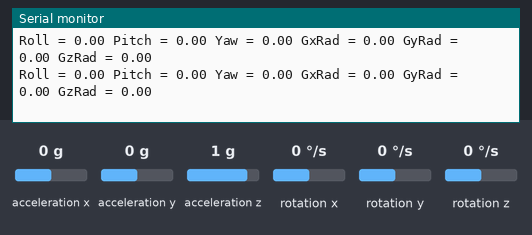
Recording of a sketch running on a simulated Arduino Uno, built with avr-gcc and run on an emulated ATmega328P. Parts: the last lines printed to the serial monitor. Wiring (inferred from the names in the program): MPU-6050 motion sensor at I2C address 0x68. The test bench sets the inputs (shaded band); at power-on: rotation x 0 °/s, rotation y 0 °/s, rotation z 0 °/s, acceleration x 0 g, acceleration z 1 g, acceleration y 0 g.

Above: at 2.2 s.
2.3 s: rotation x set to -192 °/s
At 2.9 s:
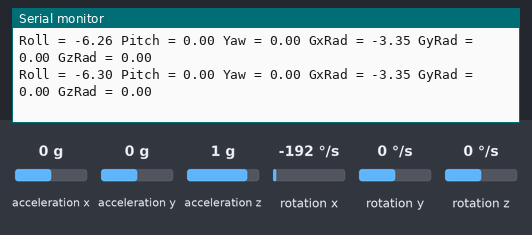
5.3 s: rotation y set to -192 °/s
At 6.2 s:
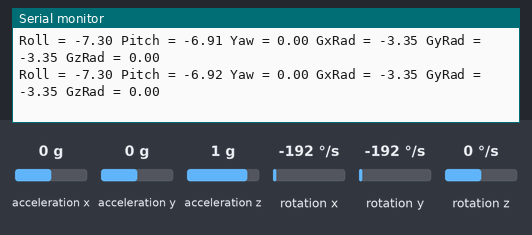
8.3 s: rotation z set to 12 °/s
At 9.0 s:
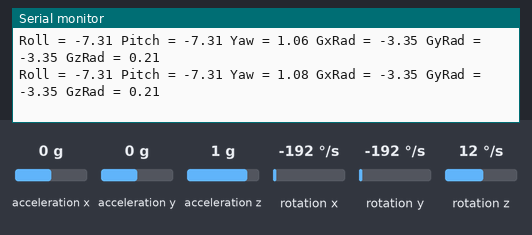
11.3 s: acceleration x set to -1.4 g
At 11.8 s:
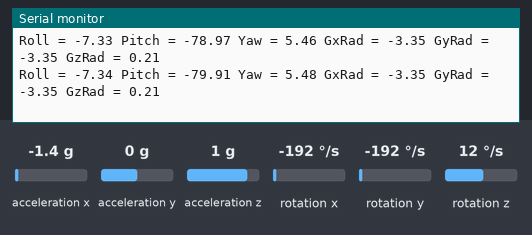
12.8 s: acceleration z set to -1.4 g
At 13.7 s:
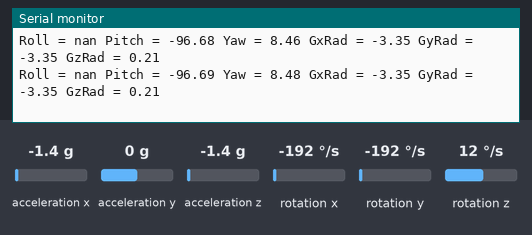
14.3 s: acceleration y set to -1.4 g
At 15.0 s:
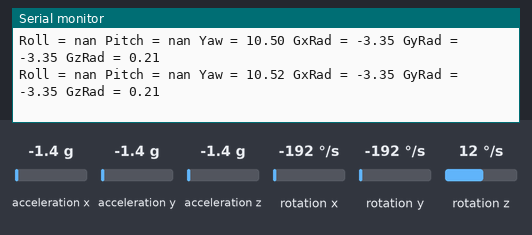
Timing chart, 0 to 16.8 s (numbered marks = the images above; inputs shaded):
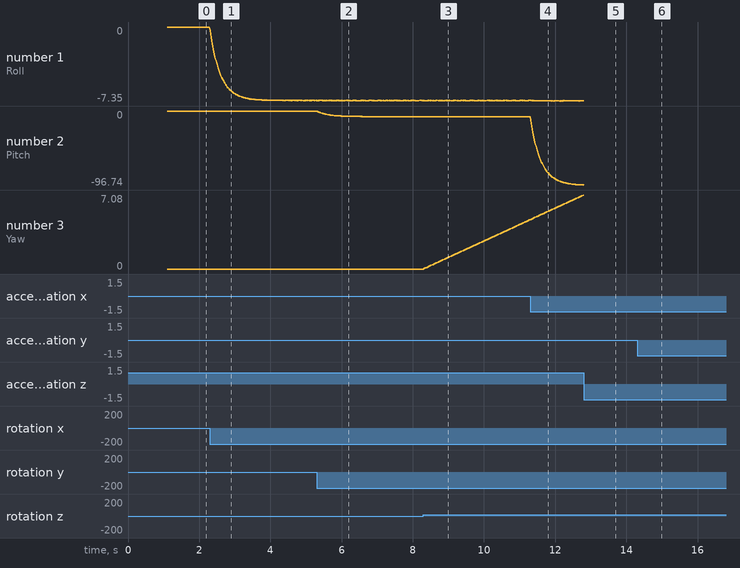

The sketch:

giroscopio3.2.ino
```cpp
#include <Wire.h> // Incluir la biblioteca Wire para la comunicación I2C

// Definiciones y variables globales
const int MPU_ADDR = 0x68; // Dirección I2C del MPU-6050
int16_t AcX, AcY, AcZ, GyX, GyY, GyZ; // Variables para almacenar los valores de aceleración y giroscopio
float roll, pitch, yaw; // Variables para almacenar los ángulos de orientación calculados
unsigned long tiempo_previo = 0; // Variable para almacenar el tiempo anterior en el ciclo de loop
float offsetX = 0, offsetY = 0, offsetZ = 0; // Variables para almacenar los offsets de calibración del giroscopio

void setup() {
  Wire.begin(); // Iniciar la comunicación I2C
  Serial.begin(115200); // Iniciar la comunicación serial a 115200 bps para la salida de datos
  Wire.beginTransmission(MPU_ADDR); // Iniciar transmisión al MPU-6050
  Wire.write(0x6B); // Escribir en el registro PWR_MGMT_1
  Wire.write(0);    // Establecer el bit de encendido, despertando al MPU-6050
  Wire.endTransmission(true); // Finalizar la transmisión y liberar el bus

  calibrarGiroscopio(); // Llamar a la función de calibración del giroscopio al iniciar
}

void loop() {
  long tiempo_actual = millis(); // Obtener el tiempo actual en milisegundos
  float dt = (tiempo_actual - tiempo_previo) / 1000000.0; // Calcular el delta de tiempo en segundos

  // Leer valores del acelerómetro
  Wire.beginTransmission(MPU_ADDR); // Iniciar transmisión al MPU-6050
  Wire.write(0x3B); // Solicitar los datos del acelerómetro desde el registro 0x3B
  Wire.endTransmission(false); // Finalizar la transmisión manteniendo el bus activo
  Wire.requestFrom(MPU_ADDR, 6, true); // Solicitar 6 bytes del acelerómetro
  AcX = Wire.read() << 8 | Wire.read(); // Leer los valores de aceleración en X
  AcY = Wire.read() << 8 | Wire.read(); // Leer los valores de aceleración en Y
  AcZ = Wire.read() << 8 | Wire.read(); // Leer los valores de aceleración en Z

  // Leer valores del giroscopio y aplicar la calibración
  Wire.beginTransmission(MPU_ADDR);
  Wire.write(0x43); // Solicitar los datos del giroscopio desde el registro 0x43
  Wire.endTransmission(false);
  Wire.requestFrom(MPU_ADDR, 6, true);
  GyX = (Wire.read() << 8 | Wire.read()) - offsetX; // Leer y calibrar GyX
  GyY = (Wire.read() << 8 | Wire.read()) - offsetY; // Leer y calibrar GyY
  GyZ = (Wire.read() << 8 | Wire.read()) - offsetZ; // Leer y calibrar GyZ

  // Procesamiento de los datos para cálculos de orientación
  float GxRad = (GyX / 131.0) * (3.1416 / 180.0); // Convertir GyX a radianes
  float GyRad = (GyY / 131.0) * (3.1416 / 180.0); // Convertir GyY a radianes
  float GzRad = (GyZ / 131.0) * (3.1416 / 180.0); // Convertir GyZ a radianes

  // Calcular roll y pitch usando los datos del acelerómetro
  float roll_acc = atan2(AcY, sqrt(AcX * AcX + AcZ * AcZ)) * 180.0 / PI;
  float pitch_acc = atan2(AcX, sqrt(AcY * AcY + AcZ * AcZ)) * 180.0 / PI;

  // Integrar las velocidades angulares para obtener las orientaciones
  roll += GyX * dt; // Integrar GyX para obtener el roll
  pitch += GyY * dt; // Integrar GyY para obtener el pitch
  yaw += GyZ * dt; // Integrar GyZ para obtener el yaw

  // Aplicar un filtro complementario para combinar datos del acelerómetro y giroscopio
  roll = roll * 0.95 + roll_acc * 0.05; // Filtro para roll
  pitch = pitch * 0.95 + pitch_acc * 0.05; // Filtro para pitch

  // Salida de los valores calculados a la consola serial
  Serial.print("Roll = "); Serial.print(roll);
  Serial.print(" Pitch = "); Serial.print(pitch);
  Serial.print(" Yaw = "); Serial.print(yaw);
  Serial.print(" GxRad = "); Serial.print(GxRad);
  Serial.print(" GyRad = "); Serial.print(GyRad);
  Serial.print(" GzRad = "); Serial.println(GzRad);

  tiempo_previo = tiempo_actual; // Actualizar el tiempo previo para el siguiente ciclo
  delay(10); // Pequeña pausa para estabilizar la lectura de datos
}

// Función para calibrar el giroscopio
void calibrarGiroscopio() {
  long sumX = 0, sumY = 0, sumZ = 0; // Variables para sumar los valores

  // Sumar 100 lecturas del giroscopio para el promedio
  for (int i = 0; i < 100; i++) {
    Wire.beginTransmission(MPU_ADDR);
    Wire.write(0x43); // Solicitar datos del giroscopio
    Wire.endTransmission(false);
    Wire.requestFrom(MPU_ADDR, 6, true);
    sumX += Wire.read() << 8 | Wire.read(); // Sumar valores de X
    sumY += Wire.read() << 8 | Wire.read(); // Sumar valores de Y
    sumZ += Wire.read() << 8 | Wire.read(); // Sumar valores de Z

    delay(10); // Pequeña pausa entre lecturas
  }

  // Calcular el promedio para obtener los offsets
  offsetX = sumX / 100.0;
  offsetY = sumY / 100.0;
  offsetZ = sumZ / 100.0;
}
```

Measured:
- after the input at 2.3 s, the serial monitor: prints a new line at once (image 1)
- plotted number 1: 0 → -7.31 after the input at 2.3 s
